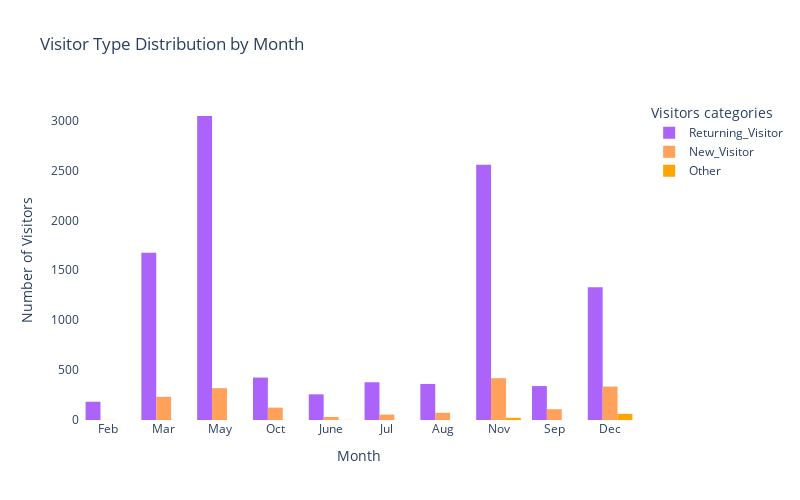

Notebook source saved alongside this figure:
### Markdown cell above
### Visitors category by month

### Code cell
color_map = {'New Visitor': 'red', 'Returning Visitor': 'salmon', 'Other': 'orange'}

fig = px.histogram(df, x="Month", color='VisitorType', barmode='group',
                   title='Visitor Type Distribution by Month',
                  color_discrete_map=color_map)
fig.update_layout(yaxis_title='Number of Visitors',
                  width=800,height=500, 
                  legend_title_text='Visitors categories',
                 plot_bgcolor='white')
fig.show()

### Figure 1 — Plotly figure (JSON) as saved in the notebook; plotly's stock layout.template omitted (floating-point values rounded to 4 significant figures; data arrays with more than 128 entries replaced by an {"elided": "..."} marker saying what was removed)
{"data": [{"alignmentgroup": "True", "bingroup": "x", "hovertemplate": "VisitorType=Returning_Visitor<br>Month=%{x}<br>count=%{y}<extra></extra>", "legendgroup": "Returning_Visitor", "marker": {"color": "#ab63fa", "pattern": {"shape": ""}}, "name": "Returning_Visitor", "offsetgroup": "Returning_Visitor", "orientation": "v", "showlegend": true, "type": "histogram", "x": {"elided": "10551 str values"}, "xaxis": "x", "yaxis": "y"}, {"alignmentgroup": "True", "bingroup": "x", "hovertemplate": "VisitorType=New_Visitor<br>Month=%{x}<br>count=%{y}<extra></extra>", "legendgroup": "New_Visitor", "marker": {"color": "#FFA15A", "pattern": {"shape": ""}}, "name": "New_Visitor", "offsetgroup": "New_Visitor", "orientation": "v", "showlegend": true, "type": "histogram", "x": {"elided": "1694 str values"}, "xaxis": "x", "yaxis": "y"}, {"alignmentgroup": "True", "bingroup": "x", "hovertemplate": "VisitorType=Other<br>Month=%{x}<br>count=%{y}<extra></extra>", "legendgroup": "Other", "marker": {"color": "orange", "pattern": {"shape": ""}}, "name": "Other", "offsetgroup": "Other", "orientation": "v", "showlegend": true, "type": "histogram", "x": ["June", "Dec", "Nov", "Dec", "Dec", "Dec", "Dec", "Dec", "Nov", "Dec", "Dec", "Dec", "Nov", "Dec", "Dec", "Nov", "Nov", "Dec", "Nov", "Dec", "Dec", "Nov", "Dec", "Dec", "Nov", "Dec", "Dec", "Dec", "Dec", "Dec", "Dec", "Dec", "Nov", "Nov", "Dec", "Nov", "Dec", "Dec", "Dec", "Dec", "Dec", "Dec", "Dec", "Dec", "Nov", "Nov", "Nov", "Dec", "Nov", "Dec", "Nov", "Nov", "Nov", "Dec", "Dec", "Dec", "Nov", "Dec", "Dec", "Dec", "Dec", "Dec", "Dec", "Dec", "Dec", "Dec", "Dec", "Dec", "Nov", "Dec", "Dec", "Dec", "Nov", "Dec", "Dec", "Dec", "Nov", "Dec", "Dec", "Dec", "Dec", "Dec", "Dec", "Dec", "Dec"], "xaxis": "x", "yaxis": "y"}], "layout": {"barmode": "group", "height": 500, "legend": {"title": {"text": "Visitors categories"}, "tracegroupgap": 0}, "plot_bgcolor": "white", "title": {"text": "Visitor Type Distribution by Month"}, "width": 800, "xaxis": {"anchor": "y", "domain": [0, 1], "title": {"text": "Month"}}, "yaxis": {"anchor": "x", "domain": [0, 1], "title": {"text": "Number of Visitors"}}}}
